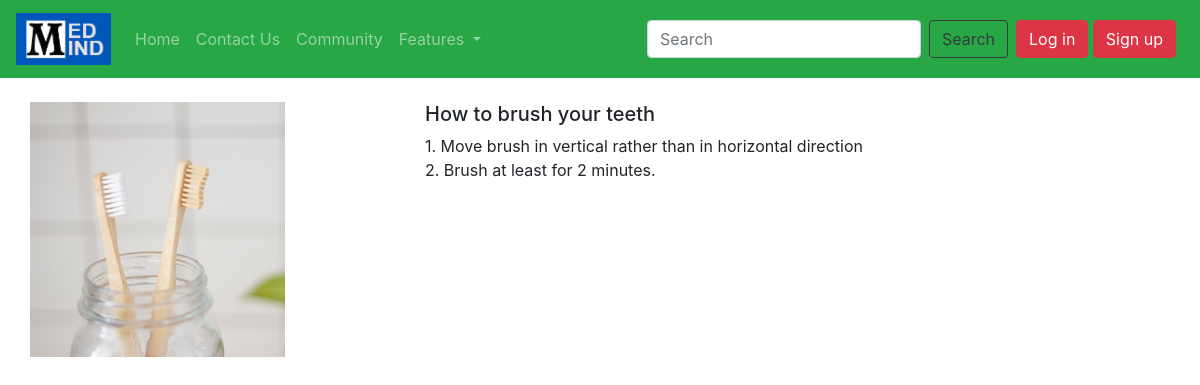
Screenshot of /guidelines/How to brush your teeth with the database file from the repository.
### guidelines/models.py (models this page shows, shortened)
class guidelist(models.Model):
    guide_sn= models.AutoField(primary_key=True)
    guide_title = models.CharField(max_length=100)
    guide_description = models.TextField()
    pub_date = models.DateField()
    image = models.ImageField(upload_to ="guidelines/images",default="")

### guidelines/views.py (the view)
# urls.py: path('<str:title>', views.guide,name="guide"),
def guide(request,title):
    guide = guidelist.objects.filter(guide_title=title).first()
    return render(request,'guidelines/guide.html',{'guide':guide})

### templates/guidelines/guide.html (shortened to what this page needs)
{% extends 'base.html' %}
{% block body %}
<div class="container my-4">
    <div class="row">
      <div class="col-md-4">
        <div class="row">
            <img src="/media/{{guide.image}}" width="255px" height="255px">
        </div>
      </div>
      <div class="col-md-8">
        <h5>{{guide.guide_title}}</h5>
        <p>{{guide.guide_description|safe}}</p>
     </div>
    </div>
</div>
{% endblock %}

### rows the page displays
guidelist: image (picture), guide_title "How to brush your teeth", guide_description "1. Move brush in vertical rather than in horizontal direction 2. Brush at least for 2 minutes."
